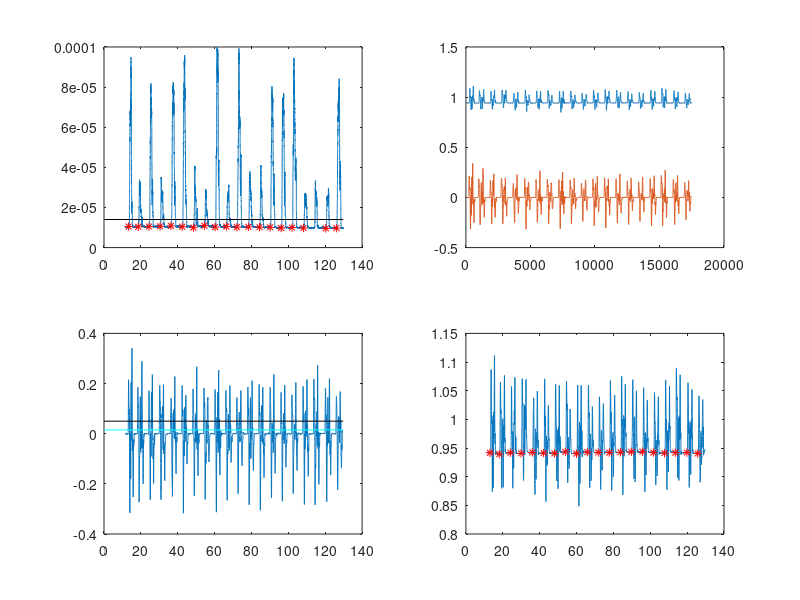

Write the MATLAB code that produced this figure.
% save("emg.mat","Xs","Emg","Emg_rms");
% save("acc.mat","Xs_acc","AccX","AccY","AccZ");

clear all;
close all;
clc;

load("acc_modified.mat");
load("emg_modified.mat");

% plot(Xs,emg_rms);
% hold on;
%% 
% EMG spike detection


% plot( emg_a);
% spike=zeros(25,2);
spike_emg =zeros(25,1);
spike_idx = zeros(25,1);
threshold = 1.4e-05;

wind= 1000;
k=1;
% for i = 2001:(length(emg_a)-2000)
i = wind + 1;
while i<=(length(emg_rms)-wind) 
    if (max(emg_rms(i-wind:i)))<=threshold && min(emg_rms(i+10:i+100)>= threshold)
        spike_emg(k)= emg_rms(i-500);
        spike_idx(k) = Xs(i-500);
        i = i+1000;
        k = k+1;
    else 
        i = i+1;
    end
end
spike_emg = nonzeros(spike_emg);
spike_idx = nonzeros(spike_idx);
%% 
% Plot EMG spike starting points
% figure;
subplot(2,2,1);
plot(Xs,emg_rms);
hold on;
line([0 Xs(end)], [threshold threshold], 'LineWidth', 0.5, 'Color', 'k');
plot(spike_idx,spike_emg,'r*');
hold off;
%% 
% ACC spike data. 

Acc = sqrt(AccX.^2 + AccY.^2 + AccZ.^2);

Acc_rms = movmean(Acc,100);

Acc_diff = diff(Acc_rms);

Xs_acc_diff = diff(Xs_acc);

Acc_slope = Acc_diff./Xs_acc_diff;
Acc_slope(end+1) = NaN;


slope_rms = movmean(Acc_slope,100);

% plot(Xs_acc,Acc);
% hold on;
% plot(Acc_rms);
% figure;
subplot(2,2,2);
plot(Acc_rms);
hold on;
% plot(Xs_acc,Acc_slope);
plot(slope_rms);
hold off;
%% 
% Ploting the ACC spike points. 

spike_acc =zeros(25,1);
acc_idx = zeros(25,1);
lower_th = 0.015;
upper_th = 0.05;

window= 100;
k=1;
% for i = 2001:(length(emg_a)-2000)
i = window + 1;
while i<=(length(slope_rms)-window) 
    if (max(slope_rms(i-window:i)))<=lower_th && min(slope_rms(i+5:i+25)>= lower_th)
        spike_acc(k)= Acc_rms(i-5);
        acc_idx(k) = Xs_acc(i-5);
        i = i+650;
        k = k+1;
    else 
        i = i+1;
    end
end
spike_acc = nonzeros(spike_acc);
acc_idx = nonzeros(acc_idx);
%%

% figure;
subplot(2,2,3);
plot(Xs_acc,slope_rms);
hold on;
line([0 Xs_acc(end)], [upper_th upper_th], 'LineWidth', 0.5, 'Color', 'k');
line([0 Xs_acc(end)], [lower_th lower_th], 'LineWidth', 0.5, 'Color', 'c');
hold off;

% figure;
subplot(2,2,4);
plot(Xs_acc,Acc_rms);
hold on;
plot(acc_idx,spike_acc,'r*');
hold off;